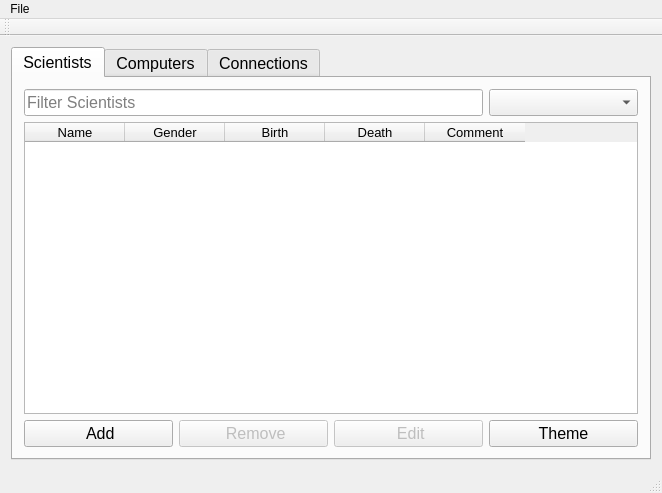
<?xml version="1.0" encoding="UTF-8"?>
<ui version="4.0">
 <class>MainWindow</class>
 <widget class="QMainWindow" name="MainWindow">
  <property name="geometry">
   <rect>
    <x>0</x>
    <y>0</y>
    <width>662</width>
    <height>493</height>
   </rect>
  </property>
  <property name="windowTitle">
   <string>The Amazing Database</string>
  </property>
  <property name="windowIcon">
   <iconset>
    <normaloff>icons/skull-512.ico</normaloff>icons/skull-512.ico</iconset>
  </property>
  <property name="tabShape">
   <enum>QTabWidget::Rounded</enum>
  </property>
  <widget class="QWidget" name="centralWidget">
   <layout class="QVBoxLayout" name="verticalLayout">
    <item>
     <widget class="QTabWidget" name="tabWidget">
      <property name="font">
       <font>
        <pointsize>12</pointsize>
       </font>
      </property>
      <property name="currentIndex">
       <number>0</number>
      </property>
      <widget class="QWidget" name="tab">
       <attribute name="title">
        <string>Scientists</string>
       </attribute>
       <layout class="QGridLayout" name="gridLayout">
        <item row="3" column="0" colspan="4">
         <widget class="QTableWidget" name="table_scientist">
          <property name="font">
           <font>
            <pointsize>10</pointsize>
           </font>
          </property>
          <property name="selectionBehavior">
           <enum>QAbstractItemView::SelectRows</enum>
          </property>
          <property name="sortingEnabled">
           <bool>true</bool>
          </property>
          <attribute name="verticalHeaderVisible">
           <bool>false</bool>
          </attribute>
          <column>
           <property name="text">
            <string>Name</string>
           </property>
          </column>
          <column>
           <property name="text">
            <string>Gender</string>
           </property>
          </column>
          <column>
           <property name="text">
            <string>Birth</string>
           </property>
          </column>
          <column>
           <property name="text">
            <string>Death</string>
           </property>
          </column>
          <column>
           <property name="text">
            <string>Comment</string>
           </property>
          </column>
         </widget>
        </item>
        <item row="4" column="0">
         <widget class="QPushButton" name="button_scientist_add">
          <property name="text">
           <string> Add</string>
          </property>
         </widget>
        </item>
        <item row="4" column="1">
         <widget class="QPushButton" name="button_scientist_remove">
          <property name="enabled">
           <bool>false</bool>
          </property>
          <property name="text">
           <string> Remove</string>
          </property>
         </widget>
        </item>
        <item row="4" column="2">
         <widget class="QPushButton" name="button_scientist_edit">
          <property name="enabled">
           <bool>false</bool>
          </property>
          <property name="text">
           <string> Edit</string>
          </property>
         </widget>
        </item>
        <item row="4" column="3">
         <widget class="QPushButton" name="button_scientist_theme">
          <property name="text">
           <string>Theme</string>
          </property>
         </widget>
        </item>
        <item row="1" column="3">
         <widget class="QComboBox" name="dropdown_scientist"/>
        </item>
        <item row="1" column="0" colspan="3">
         <widget class="QLineEdit" name="input_scientist">
          <property name="minimumSize">
           <size>
            <width>364</width>
            <height>0</height>
           </size>
          </property>
          <property name="placeholderText">
           <string>Filter Scientists</string>
          </property>
         </widget>
        </item>
       </layout>
      </widget>
      <widget class="QWidget" name="tab_2">
       <attribute name="title">
        <string>Computers</string>
       </attribute>
       <layout class="QGridLayout" name="gridLayout_2">
        <item row="0" column="0" colspan="3">
         <widget class="QLineEdit" name="input_computer">
          <property name="placeholderText">
           <string>Filter Computers</string>
          </property>
         </widget>
        </item>
        <item row="0" column="3">
         <widget class="QComboBox" name="dropdown_computer"/>
        </item>
        <item row="1" column="0" colspan="4">
         <widget class="QTableWidget" name="table_computer">
          <property name="selectionBehavior">
           <enum>QAbstractItemView::SelectRows</enum>
          </property>
          <property name="sortingEnabled">
           <bool>true</bool>
          </property>
          <attribute name="horizontalHeaderShowSortIndicator" stdset="0">
           <bool>true</bool>
          </attribute>
          <attribute name="verticalHeaderVisible">
           <bool>false</bool>
          </attribute>
          <column>
           <property name="text">
            <string>Name</string>
           </property>
          </column>
          <column>
           <property name="text">
            <string>Type</string>
           </property>
          </column>
          <column>
           <property name="text">
            <string>Date</string>
           </property>
          </column>
          <column>
           <property name="text">
            <string>Was it built?</string>
           </property>
          </column>
         </widget>
        </item>
        <item row="2" column="0">
         <widget class="QPushButton" name="button_computer_add">
          <property name="text">
           <string> Add</string>
          </property>
          <property name="icon">
           <iconset resource="myresourcefile.qrc">
            <normaloff>:/icons/icons/add2.png</normaloff>:/icons/icons/add2.png</iconset>
          </property>
         </widget>
        </item>
        <item row="2" column="1">
         <widget class="QPushButton" name="button_computer_remove">
          <property name="enabled">
           <bool>false</bool>
          </property>
          <property name="text">
           <string> Remove</string>
          </property>
          <property name="icon">
           <iconset resource="myresourcefile.qrc">
            <normaloff>:/icons/icons/remove.png</normaloff>:/icons/icons/remove.png</iconset>
          </property>
         </widget>
        </item>
        <item row="2" column="2">
         <widget class="QPushButton" name="button_computer_edit">
          <property name="enabled">
           <bool>false</bool>
          </property>
          <property name="text">
           <string> Edit</string>
          </property>
          <property name="icon">
           <iconset resource="myresourcefile.qrc">
            <normaloff>:/icons/icons/edit2.png</normaloff>:/icons/icons/edit2.png</iconset>
          </property>
         </widget>
        </item>
        <item row="2" column="3">
         <widget class="QPushButton" name="button_computer_theme">
          <property name="text">
           <string>Theme</string>
          </property>
         </widget>
        </item>
       </layout>
      </widget>
      <widget class="QWidget" name="tab_3">
       <attribute name="title">
        <string>Connections</string>
       </attribute>
       <layout class="QGridLayout" name="gridLayout_3">
        <item row="0" column="0" colspan="3">
         <widget class="QLineEdit" name="input_connections">
          <property name="placeholderText">
           <string>Filter Connections</string>
          </property>
         </widget>
        </item>
        <item row="0" column="3">
         <widget class="QComboBox" name="dropdown_connections"/>
        </item>
        <item row="1" column="0" colspan="4">
         <widget class="QTableWidget" name="table_connections">
          <property name="selectionBehavior">
           <enum>QAbstractItemView::SelectRows</enum>
          </property>
          <property name="sortingEnabled">
           <bool>true</bool>
          </property>
          <attribute name="horizontalHeaderShowSortIndicator" stdset="0">
           <bool>true</bool>
          </attribute>
          <attribute name="verticalHeaderVisible">
           <bool>false</bool>
          </attribute>
          <column>
           <property name="text">
            <string>Scientist</string>
           </property>
          </column>
          <column>
           <property name="text">
            <string>Computer</string>
           </property>
          </column>
         </widget>
        </item>
        <item row="2" column="0">
         <widget class="QPushButton" name="button_connections_add">
          <property name="text">
           <string> Add</string>
          </property>
          <property name="icon">
           <iconset resource="myresourcefile.qrc">
            <normaloff>:/icons/icons/add2.png</normaloff>:/icons/icons/add2.png</iconset>
          </property>
         </widget>
        </item>
        <item row="2" column="1">
         <widget class="QPushButton" name="button_connections_remove">
          <property name="enabled">
           <bool>false</bool>
          </property>
          <property name="text">
           <string> Remove</string>
          </property>
          <property name="icon">
           <iconset resource="myresourcefile.qrc">
            <normaloff>:/icons/icons/remove.png</normaloff>:/icons/icons/remove.png</iconset>
          </property>
         </widget>
        </item>
        <item row="2" column="2">
         <widget class="QPushButton" name="button_connections_edit">
          <property name="enabled">
           <bool>false</bool>
          </property>
          <property name="text">
           <string> Edit</string>
          </property>
          <property name="icon">
           <iconset resource="myresourcefile.qrc">
            <normaloff>:/icons/icons/edit2.png</normaloff>:/icons/icons/edit2.png</iconset>
          </property>
         </widget>
        </item>
        <item row="2" column="3">
         <widget class="QPushButton" name="button_connections_theme">
          <property name="text">
           <string>Theme</string>
          </property>
         </widget>
        </item>
       </layout>
      </widget>
     </widget>
    </item>
   </layout>
  </widget>
  <widget class="QMenuBar" name="menuBar">
   <property name="geometry">
    <rect>
     <x>0</x>
     <y>0</y>
     <width>662</width>
     <height>26</height>
    </rect>
   </property>
   <widget class="QMenu" name="menuFile">
    <property name="title">
     <string>File</string>
    </property>
    <widget class="QMenu" name="menuChange_color">
     <property name="title">
      <string>Change color</string>
     </property>
     <addaction name="actionRed"/>
     <addaction name="actionPink"/>
     <addaction name="actionWhite"/>
     <addaction name="actionOrange"/>
     <addaction name="actionNormal"/>
    </widget>
    <addaction name="menuChange_color"/>
   </widget>
   <addaction name="menuFile"/>
  </widget>
  <widget class="QToolBar" name="mainToolBar">
   <attribute name="toolBarArea">
    <enum>TopToolBarArea</enum>
   </attribute>
   <attribute name="toolBarBreak">
    <bool>false</bool>
   </attribute>
  </widget>
  <widget class="QStatusBar" name="statusBar"/>
  <action name="action_add_scientist">
   <property name="icon">
    <iconset>
     <normaloff>:/icons/icons/addScientist.jpg</normaloff>:/icons/icons/addScientist.jpg</iconset>
   </property>
   <property name="text">
    <string>Add scientist</string>
   </property>
  </action>
  <action name="action_add_computer">
   <property name="icon">
    <iconset>
     <normaloff>:/icons/icons/addComputer.jpg</normaloff>:/icons/icons/addComputer.jpg</iconset>
   </property>
   <property name="text">
    <string>Add computer</string>
   </property>
  </action>
  <action name="action_edit_scientist">
   <property name="enabled">
    <bool>false</bool>
   </property>
   <property name="icon">
    <iconset>
     <normaloff>:/icons/icons/editPerson.jpg</normaloff>:/icons/icons/editPerson.jpg</iconset>
   </property>
   <property name="text">
    <string>Edit scientist</string>
   </property>
  </action>
  <action name="action_edit_computer">
   <property name="enabled">
    <bool>false</bool>
   </property>
   <property name="icon">
    <iconset>
     <normaloff>:/icons/icons/edit.png</normaloff>:/icons/icons/edit.png</iconset>
   </property>
   <property name="text">
    <string>Edit computer</string>
   </property>
  </action>
  <action name="actionRed">
   <property name="text">
    <string>Cyan</string>
   </property>
  </action>
  <action name="actionPink">
   <property name="text">
    <string>Pink</string>
   </property>
  </action>
  <action name="actionWhite">
   <property name="text">
    <string>Crimson</string>
   </property>
  </action>
  <action name="actionOrange">
   <property name="text">
    <string>Orange</string>
   </property>
  </action>
  <action name="actionNormal">
   <property name="text">
    <string>Normal</string>
   </property>
  </action>
 </widget>
 <layoutdefault spacing="6" margin="11"/>
 <tabstops>
  <tabstop>tabWidget</tabstop>
  <tabstop>table_scientist</tabstop>
  <tabstop>table_computer</tabstop>
  <tabstop>table_connections</tabstop>
  <tabstop>input_scientist</tabstop>
  <tabstop>button_scientist_add</tabstop>
  <tabstop>button_scientist_remove</tabstop>
  <tabstop>button_scientist_edit</tabstop>
  <tabstop>input_computer</tabstop>
  <tabstop>button_computer_add</tabstop>
  <tabstop>button_computer_remove</tabstop>
  <tabstop>button_computer_edit</tabstop>
  <tabstop>input_connections</tabstop>
  <tabstop>button_connections_add</tabstop>
  <tabstop>button_connections_remove</tabstop>
  <tabstop>button_connections_edit</tabstop>
  <tabstop>dropdown_scientist</tabstop>
  <tabstop>dropdown_computer</tabstop>
  <tabstop>dropdown_connections</tabstop>
 </tabstops>
 <resources>
  <include location="myresourcefile.qrc"/>
 </resources>
 <connections/>
</ui>
